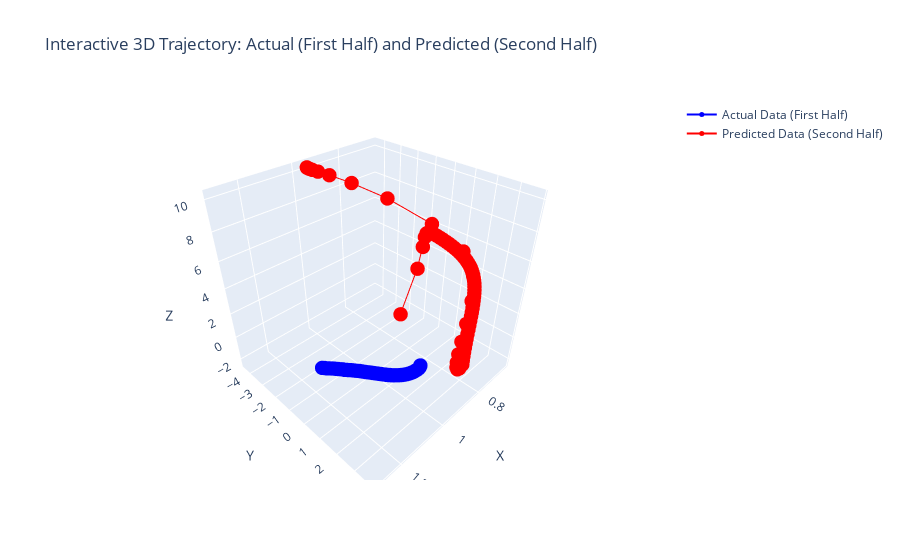

Write notebook code for a chart like this one.
### Code cell
# Extract x, y, z coordinates from the predictions
predicted_x = prediction[:, 0]
predicted_y = prediction[:, 1]
predicted_z = prediction[:, 2]


actual_x = position_data[:, 0]
actual_y = position_data[:, 1]
actual_z = position_data[:, 2]

# Create the 3D line plot for the actual data (first half)
trace_actual = go.Scatter3d(
    x=actual_x,
    y=actual_y,
    z=actual_z,
    mode='lines+markers',  # Both lines and markers
    marker=dict(size=5, color='blue'),  # Marker size and color for actual data
    line=dict(color='blue', width=2),  # Line color and width for actual data
    name='Actual Data (First Half)'
)

# Create the 3D line plot for the predicted data (second half)
trace_predicted = go.Scatter3d(
    x=predicted_x,
    y=predicted_y,
    z=predicted_z,
    mode='lines+markers',  # Both lines and markers
    marker=dict(size=5, color='red'),  # Marker size and color for predicted data
    line=dict(color='red', width=2),  # Line color and width for predicted data
    name='Predicted Data (Second Half)'
)

# Create layout
layout = go.Layout(
    scene=dict(
        xaxis_title='X',
        yaxis_title='Y',
        zaxis_title='Z'
    ),
    title="Interactive 3D Trajectory: Actual (First Half) and Predicted (Second Half)"
)

# Create the figure with both traces and display it
fig = go.Figure(data=[trace_actual, trace_predicted], layout=layout)
fig.show()
